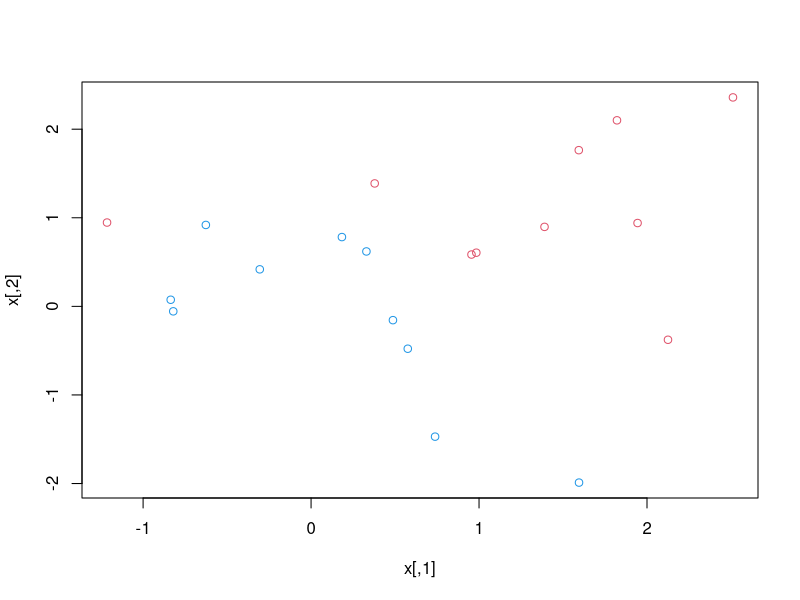
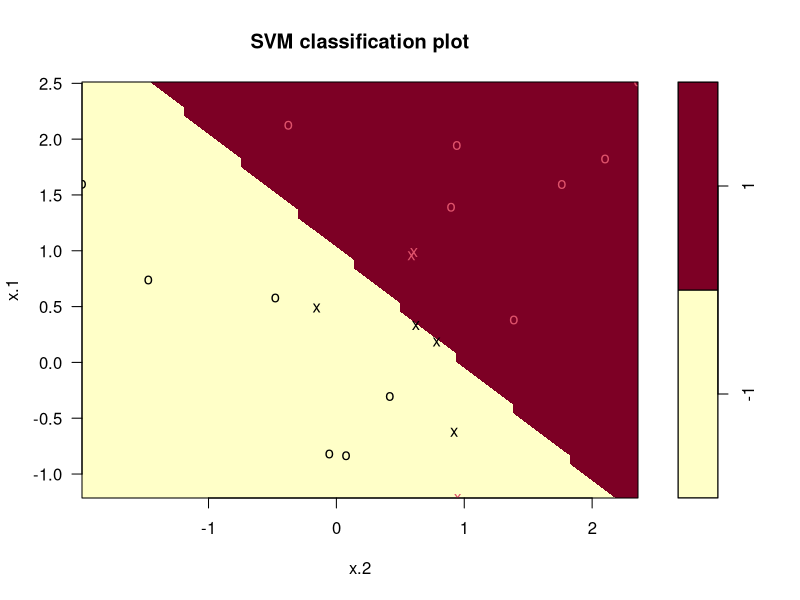
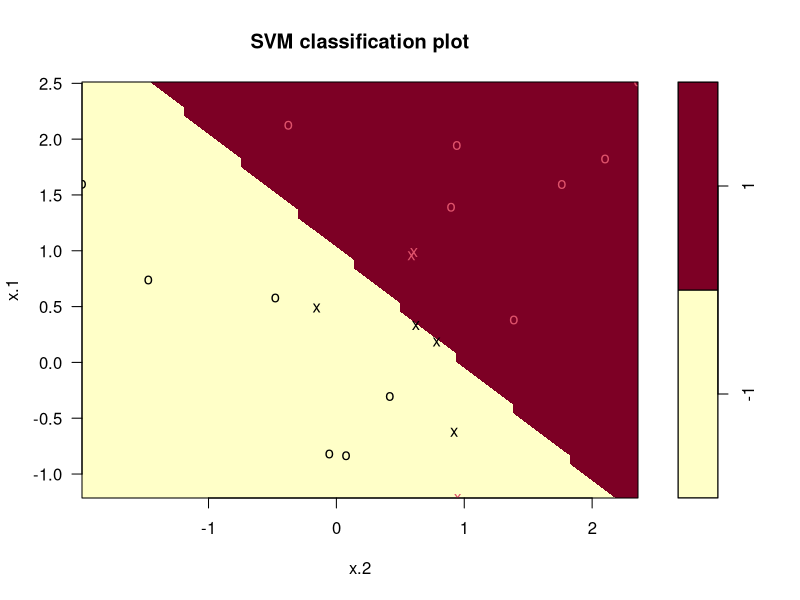
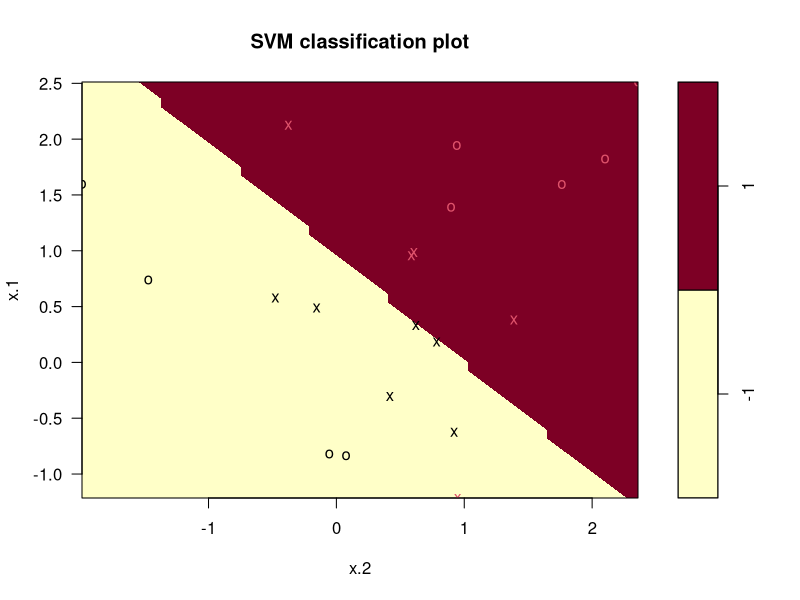

Source code (R) for these figures, in order:
#We begin by generating the observations, 
#which belong to two classes, 
#and checking whether the classes are linearly separable.
set.seed(1)
x = matrix (rnorm(20*2), ncol = 2)
y = c(rep(-1,10), rep(1,10))
x[y==1, ]= x[y==1, ] + 1
plot(x, col = (3-y))

#we must encode the response as a factor variable. 
#We now create a data frame with the response coded as a factor.
dat=data.frame(x=x, y=as.factor (y))
install.packages("e1071")
library (e1071)

#The argument scale=FALSE tells 
#the svm() function not to scale each feature to have mean zero or standard deviation one; 
#depending on the application, one might prefer to use scale=TRUE.
svmfit =svm(y~., data = dat, kernel = "linear", cost = 10, sacle = F)
plot(svmfit, dat)
svmfit$index #determine the suppot vectors
summary(svmfit) #there were seven support vectors, four in one class and three in the other.

#The e1071 library includes a built-in function, tune(), to perform crossvalidation. By default, 
#tune() performs ten-fold cross-validation on a set of models of interest.
set.seed (1)
tune.out=tune(svm ,y~.,data=dat ,kernel ="linear" ,ranges =list(cost=c(0.001 , 0.01, 0.1, 1,5,10,100) ))
summary(tune.out)#access the cross-validation errors
bestmod = tune.out$best.model
summary(bestmod)

#generating a test data set.
xtest=matrix (rnorm (20*2) , ncol =2)
ytest=sample (c(-1,1) , 20, rep=TRUE)
xtest[ytest ==1 ,]= xtest[ytest ==1,] + 1
testdat =data.frame (x=xtest , y=as.factor (ytest))

#predict the class labels of these test observations.
ypred=predict (bestmod ,testdat)
table(predict = ypred , truth= testdat$y )

#We ﬁt the support vector classiﬁer and plot the resulting hyperplane, 
#using a very large value of cost so that no observations are misclassiﬁed.
dat=data.frame(x=x,y=as.factor (y))
svmfit = svm(y~., data = dat, kernel = 'linear', cost = 100000)
summary(svmfit)
plot(svmfit , dat)

svmfit = svm(y~., data = dat, kernel = 'linear', cost = 1)
summary(svmfit)
plot(svmfit, dat)
